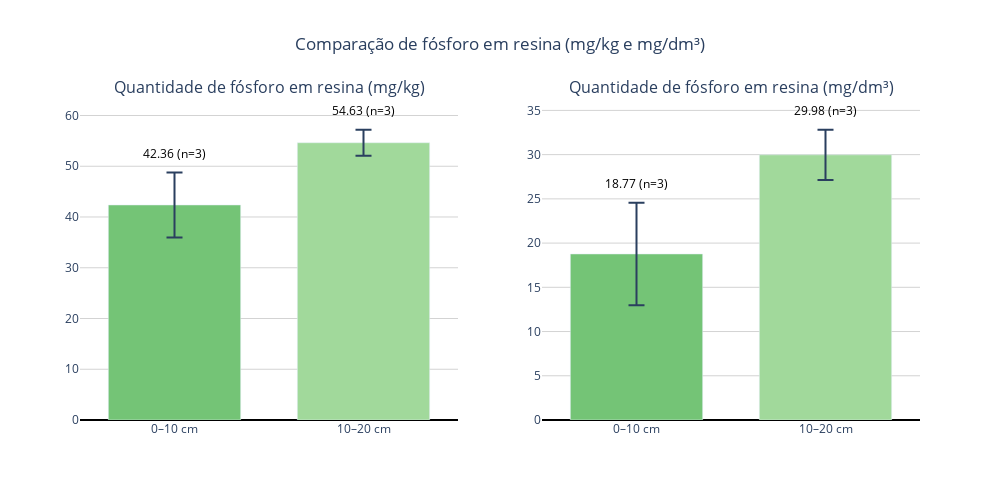

The cell this chart's notebook holds for it:
### Code cell
import numpy as np
import plotly.graph_objects as go
from plotly.subplots import make_subplots

# Função para limpar valores negativos (não mensuráveis)
def limpar(valores):
    arr = np.array(valores, dtype=float)
    arr[arr < 0] = np.nan
    return arr

# --- Dados mg/kg ---
pi_0_10_mgkg = limpar([R1_0_10_resina, R2_0_10_resina, P2_0_10_resina])
pi_10_20_mgkg = limpar([R1_10_20_resina, R2_10_20_resina, P2_10_20_resina])

# --- Dados mg/dm³ ---
pi_0_10_mgdm3 = limpar([calc_densidade_P(R1_0_10_resina, c_mgkg=R1_0_10_resina)[1],
                        calc_densidade_P(R2_0_10_resina, c_mgkg=R2_0_10_resina)[1],
                        calc_densidade_P(P2_0_10_resina, c_mgkg=P2_0_10_resina)[1]])

pi_10_20_mgdm3 = limpar([calc_densidade_P(R1_10_20_resina, c_mgkg=R1_10_20_resina)[1],
                         calc_densidade_P(R2_10_20_resina, c_mgkg=R2_10_20_resina)[1],
                         calc_densidade_P(P2_10_20_resina, c_mgkg=P2_10_20_resina)[1]])

# --- Estatísticas ---
def calcular_estatisticas(dados):
    mean = np.nanmean(dados)
    std = np.nanstd(dados, ddof=1)
    n = np.sum(~np.isnan(dados))
    sem = std / np.sqrt(n) if n > 0 else np.nan
    return mean, sem, n

means_mgkg, sems_mgkg, ns_mgkg = zip(*[calcular_estatisticas(pi_0_10_mgkg),
                                       calcular_estatisticas(pi_10_20_mgkg)])
means_mgdm3, sems_mgdm3, ns_mgdm3 = zip(*[calcular_estatisticas(pi_0_10_mgdm3),
                                          calcular_estatisticas(pi_10_20_mgdm3)])

# Labels e cores
labels = ['0–10 cm', '10–20 cm']
colors = ['#74c476', '#a1d99b']

# --- Criar subplots lado a lado ---
fig = make_subplots(rows=1, cols=2, subplot_titles=[
    'Quantidade de fósforo em resina (mg/kg)',
    'Quantidade de fósforo em resina (mg/dm³)'
])

# --- Função auxiliar para adicionar texto acima da barra + erro ---
def criar_textos(means, sems, ns):
    textos = []
    y_pos = []
    max_val = max([m + s for m, s in zip(means, sems) if not np.isnan(m)])
    for m, s, n in zip(means, sems, ns):
        if np.isnan(m):
            textos.append('Não mensurável')
            y_pos.append(0.05 * max_val)
        else:
            textos.append(f'{m:.2f}\n(n={n})')
            y_pos.append(m + s + 0.03*max_val)  # deslocamento acima da barra + erro
    return textos, y_pos

texts_mgkg, y_mgkg = criar_textos(means_mgkg, sems_mgkg, ns_mgkg)
texts_mgdm3, y_mgdm3 = criar_textos(means_mgdm3, sems_mgdm3, ns_mgdm3)

# --- Gráfico mg/kg ---
fig.add_trace(go.Bar(
    x=labels,
    y=means_mgkg,
    error_y=dict(type='data', array=sems_mgkg, visible=True, thickness=2, width=8),
    marker_color=colors,
    text=texts_mgkg,
    textposition='none',
), row=1, col=1)

# --- Adiciona anotações acima da barra + erro (mg/kg) ---
for xi, yi, txt in zip(labels, y_mgkg, texts_mgkg):
    fig.add_annotation(
        x=xi,
        y=yi,
        text=txt,
        showarrow=False,
        font=dict(size=12, color='black'),
        xanchor='center',
        yanchor='bottom',
        row=1, col=1
    )

# --- Gráfico mg/dm³ ---
fig.add_trace(go.Bar(
    x=labels,
    y=means_mgdm3,
    error_y=dict(type='data', array=sems_mgdm3, visible=True, thickness=2, width=8),
    marker_color=colors,
    text=texts_mgdm3,
    textposition='none',
), row=1, col=2)

# --- Adiciona anotações acima da barra + erro (mg/dm³) ---
for xi, yi, txt in zip(labels, y_mgdm3, texts_mgdm3):
    fig.add_annotation(
        x=xi,
        y=yi,
        text=txt,
        showarrow=False,
        font=dict(size=12, color='black'),
        xanchor='center',
        yanchor='bottom',
        row=1, col=2
    )
# --- Layout ---
fig.update_layout(
    height=500,
    width=1000,
    showlegend=False,
    title_text="Comparação de fósforo em resina (mg/kg e mg/dm³)",
    title_x=0.5,
    bargap=0.3,
    plot_bgcolor='white',
    font=dict(size=12)
)

# Linhas de referência no zero
fig.update_yaxes(showgrid=True, gridcolor='lightgray', zeroline=True, zerolinecolor='black')

fig.show()

### Figure 1 — Plotly figure (JSON) as saved in the notebook; plotly's stock layout.template omitted (floating-point values rounded to 4 significant figures)
{"data": [{"error_y": {"array": [6.404, 2.569], "thickness": 2, "type": "data", "visible": true, "width": 8}, "marker": {"color": ["#74c476", "#a1d99b"]}, "text": ["42.36\n(n=3)", "54.63\n(n=3)"], "textposition": "none", "type": "bar", "x": ["0–10 cm", "10–20 cm"], "xaxis": "x", "y": [42.36, 54.63], "yaxis": "y"}, {"error_y": {"array": [5.789, 2.841], "thickness": 2, "type": "data", "visible": true, "width": 8}, "marker": {"color": ["#74c476", "#a1d99b"]}, "text": ["18.77\n(n=3)", "29.98\n(n=3)"], "textposition": "none", "type": "bar", "x": ["0–10 cm", "10–20 cm"], "xaxis": "x2", "y": [18.77, 29.98], "yaxis": "y2"}], "layout": {"annotations": [{"font": {"size": 16}, "showarrow": false, "text": "Quantidade de fósforo em resina (mg/kg)", "x": 0.225, "xanchor": "center", "xref": "paper", "y": 1, "yanchor": "bottom", "yref": "paper"}, {"font": {"size": 16}, "showarrow": false, "text": "Quantidade de fósforo em resina (mg/dm³)", "x": 0.775, "xanchor": "center", "xref": "paper", "y": 1, "yanchor": "bottom", "yref": "paper"}, {"font": {"color": "black", "size": 12}, "showarrow": false, "text": "42.36\n(n=3)", "x": "0–10 cm", "xanchor": "center", "xref": "x", "y": 50.48, "yanchor": "bottom", "yref": "y"}, {"font": {"color": "black", "size": 12}, "showarrow": false, "text": "54.63\n(n=3)", "x": "10–20 cm", "xanchor": "center", "xref": "x", "y": 58.91, "yanchor": "bottom", "yref": "y"}, {"font": {"color": "black", "size": 12}, "showarrow": false, "text": "18.77\n(n=3)", "x": "0–10 cm", "xanchor": "center", "xref": "x2", "y": 25.54, "yanchor": "bottom", "yref": "y2"}, {"font": {"color": "black", "size": 12}, "showarrow": false, "text": "29.98\n(n=3)", "x": "10–20 cm", "xanchor": "center", "xref": "x2", "y": 33.8, "yanchor": "bottom", "yref": "y2"}], "bargap": 0.3, "font": {"size": 12}, "height": 500, "plot_bgcolor": "white", "showlegend": false, "title": {"text": "Comparação de fósforo em resina (mg/kg e mg/dm³)", "x": 0.5}, "width": 1000, "xaxis": {"anchor": "y", "domain": [0, 0.45]}, "xaxis2": {"anchor": "y2", "domain": [0.55, 1]}, "yaxis": {"anchor": "x", "domain": [0, 1], "gridcolor": "lightgray", "showgrid": true, "zeroline": true, "zerolinecolor": "black"}, "yaxis2": {"anchor": "x2", "domain": [0, 1], "gridcolor": "lightgray", "showgrid": true, "zeroline": true, "zerolinecolor": "black"}}}
